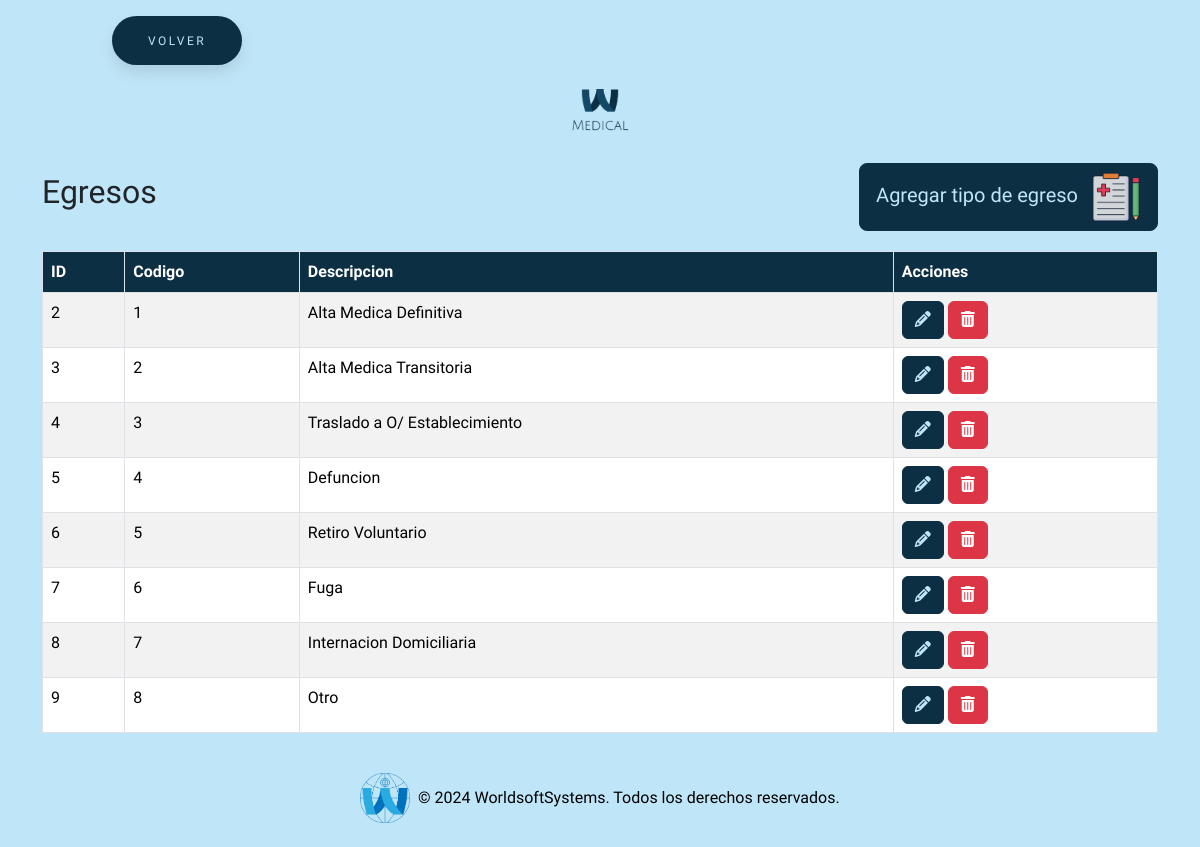
Screenshot of /todosAjustes/egreso/egreso.php (signed in) with the database file from the repository.
### tables this page shows
CREATE TABLE `tipo_egreso` (
  `id` int(11) NOT NULL,
  `codigo` varchar(255) NOT NULL,
  `descripcion` varchar(255) NOT NULL
);

### todosAjustes/egreso/egreso.php (the view, shortened to what this page needs)
<?php
require_once "../../conexion.php";
$sql = "SELECT * FROM tipo_egreso";
$result = $conn->query($sql);
?>
<!DOCTYPE html>
<html lang="en">
<head>
    <link href="https://cdn.jsdelivr.net/npm/bootstrap@5.3.3/dist/css/bootstrap.min.css" rel="stylesheet"
>
    <link rel="stylesheet" href="https://cdnjs.cloudflare.com/ajax/libs/font-awesome/6.5.2/css/all.min.css"
 />
    <link rel="stylesheet" href="../../estilos/styleBotones.css">
    <link rel="stylesheet" href="../../estilos/styleGeneral.css">
</head>
<body>
    <button class="button" style="vertical-align:middle; margin-left:7rem"
        onclick="window.location.href = '../../seccionAjustes/ajustes.php';">
        <span>VOLVER</span>
    </button>
    <div class="text-center my-4">
        <img src="../../img/logo.png" alt="Logo MEDICAL" class="img-fluid" style="max-width: 120px;">
    </div>
    <div class="container">
        <div class="title-container">
            <h2>Egresos</h2>
            <button type="button" class="btn btn-custom btn-lg" data-bs-toggle="modal"
                data-bs-target="#agregarEgresoModal">
                Agregar tipo de egreso <img src="../../img/egreso.png" alt="Icono agregar tipo de egreso"
                    style="width: 50px; height: 50px; margin-left: 8px;">
            </button>
        </div>
        <table class="table table-striped table-bordered">
            <thead class="table-custom">
                <tr>
                    <th>ID</th>
                    <th>Codigo</th>
                    <th>Descripcion</th>
                    <th>Acciones</th>
                </tr>
            </thead>
            <tbody>
                <?php if ($result->num_rows > 0): ?>
                    <?php while ($row = $result->fetch_assoc()): ?>
                        <tr>
                            <td><?= $row["id"] ?></td>
                            <td><?= $row["codigo"] ?></td>
                            <td><?= $row["descripcion"] ?></td>
                            <td>
                                <button class="btn btn-custom-editar" onclick='editarEgreso(<?= json_encode($row) ?>)'><i
                                        class="fas fa-pencil-alt"></i></button>
                                <a href="?eliminar=<?= $row['id'] ?>" class="btn btn-danger"
                                    onclick="return confirm('¿Estás seguro de que deseas eliminar este tipo de egreso?');"><i
                                        class="fas fa-trash-alt"></i></a>
                            </td>
                        </tr>
                    <?php endwhile; ?>
                <?php else: ?>
                    <tr>
                        <td colspan="4">No se encontraron resultados</td>
                    </tr>
                <?php endif; ?>
            </tbody>
        </table>
    </div>
    <footer class="bg-dark text-white text-center py-4 mt-auto">
        <div class="container">
            <div class="row justify-content-center">
                <div class="col-md-12 footer-logo-text">
                    <img src="../../img/logoWSS.png" alt="Logo" class="img-fluid" style="max-height: 50px;">
                    <p class="mb-0">&copy; 2024 WorldsoftSystems. Todos los derechos reservados.</p>
                </div>
            </div>
        </div>
    </footer>
</body>
</html>

### estilos/styleBotones.css (style rules this page uses)
:root { --primary-color: #0d2f44; }
body, html { background-color: #bfe6f8 !important; font-family: 'Cabin Condensed', sans-serif !important; }
.title-container { display: flex; align-items: center; justify-content: space-between; margin-bottom: 20px; }
.btn-custom { background-color: var(--primary-color) !important; border-color: var(--primary-color) !important; color: #bfe6f8 !important; transition: all 0.3s ease; }
.btn-custom-editar { background-color: var(--primary-color) !important; border-color: var(--primary-color) !important; color: #bfe6f8 !important; transition: all 0.3s ease; }
.button { padding: 1.3em 3em; font-size: 12px; text-transform: uppercase; letter-spacing: 2.5px; font-weight: 500; color: #bfe6f8; background-color: var(--primary-color) !important; border-color: var(--primary-color) !important; border: none; border-radius: 45px; box-shadow: 0px 8px 15px rgba(0, 0, 0, 0.1); transition: all 0.3s ease 0s; cursor: pointer; outline: none; margin-top: 1rem; }

### estilos/styleGeneral.css (style rules this page uses)
:root { --primary-color: #0d2f44; }
body, html { background-color: #bfe6f8 !important; font-family: 'Cabin Condensed', sans-serif !important; }
a { text-decoration: none !important; }
.table-custom th { background-color: var(--primary-color) !important; color: white !important; }
.footer-logo-text { display: flex; align-items: center; justify-content: center; color: #000; }
footer.bg-dark { background-color: transparent !important; padding-top: 10rem; }
.footer-logo-text img { margin-right: 0.5rem; }

### rows the page displays
tipo_egreso: id "2", codigo "1", descripcion "Alta Medica Definitiva"
tipo_egreso: id "3", codigo "2", descripcion "Alta Medica Transitoria"
tipo_egreso: id "4", codigo "3", descripcion "Traslado a O/ Establecimiento"
tipo_egreso: id "5", codigo "4", descripcion "Defuncion"
tipo_egreso: id "6", codigo "5", descripcion "Retiro Voluntario"
tipo_egreso: id "7", codigo "6", descripcion "Fuga"
tipo_egreso: id "8", codigo "7", descripcion "Internacion Domiciliaria"
tipo_egreso: id "9", codigo "8", descripcion "Otro"
